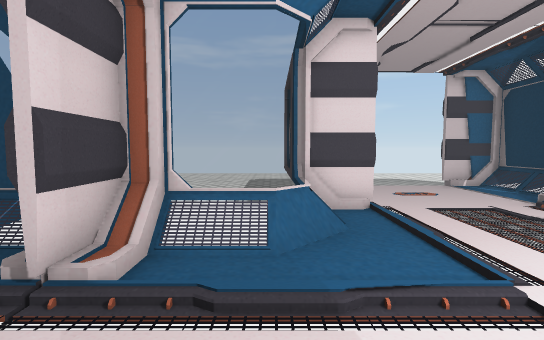
View 1 (above)

21 first-person views from a walk through a 3-D level made in the Unity game engine. The camera is 1.3 m above the floor, tilts 4° down and sees 85° across. The floor is counted in squares, 1 m on a side. Each view is taken from the middle of a square. On the plan, view 1 faces up. The plan holds only what a view shows up to about 14 squares ahead; the rest is blank. The place goes on beyond the plan. Door leaves are left out, so doorways stand open. Some surface patterns are stand-ins.

View 2
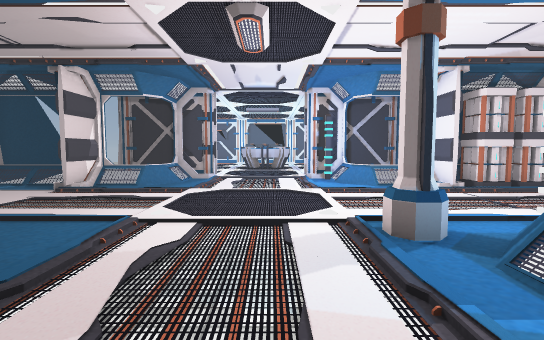

View 3
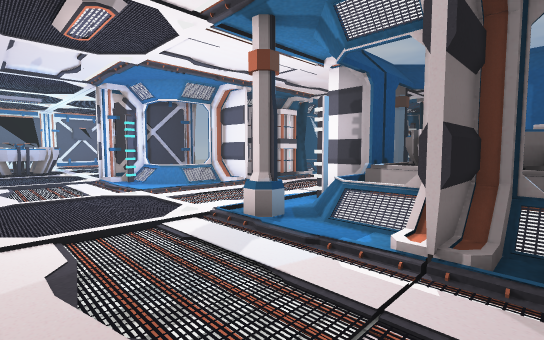

View 4
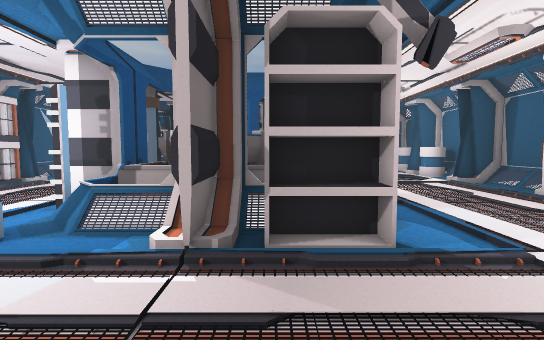

View 5
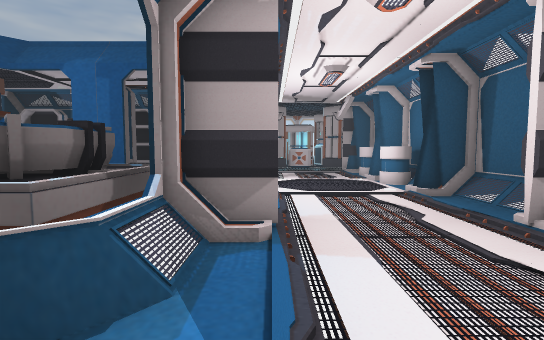

View 6
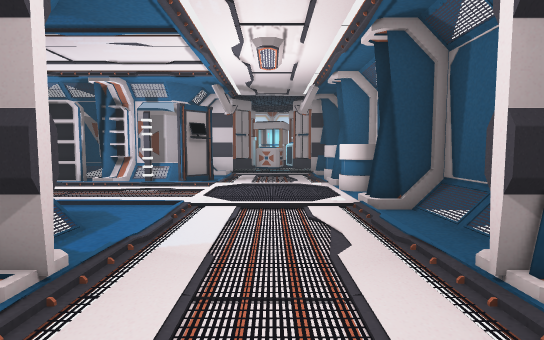

View 7
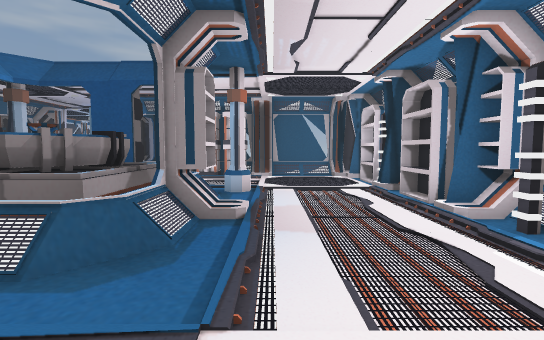

View 8
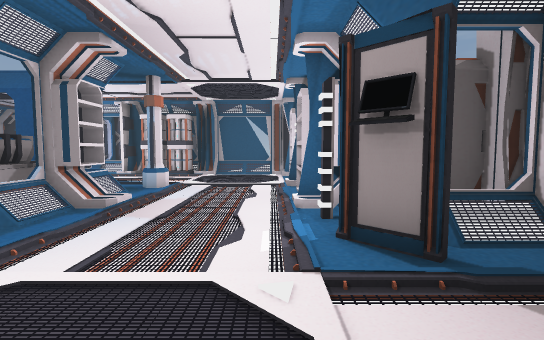

View 9
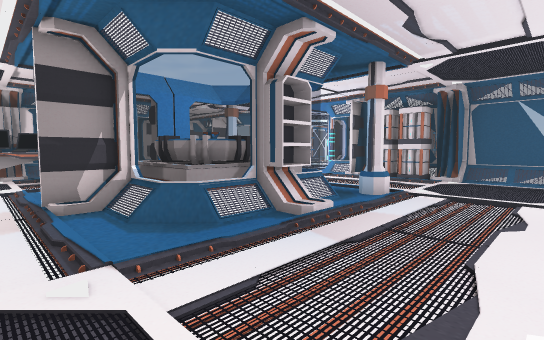

View 10
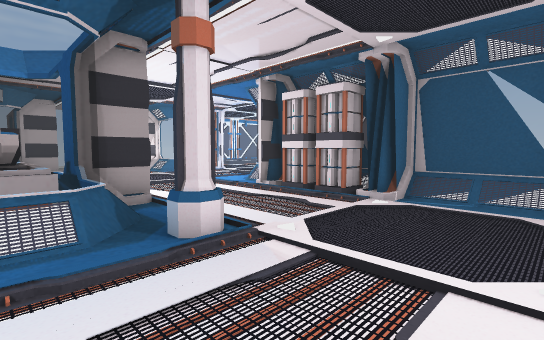

View 11
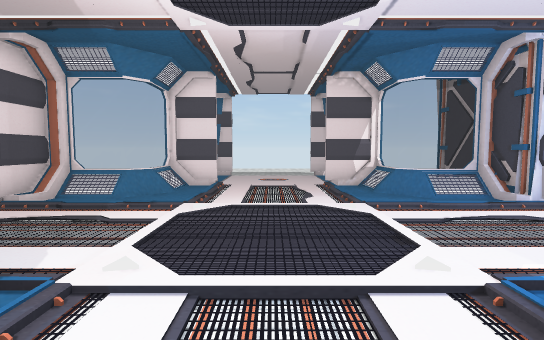

View 12
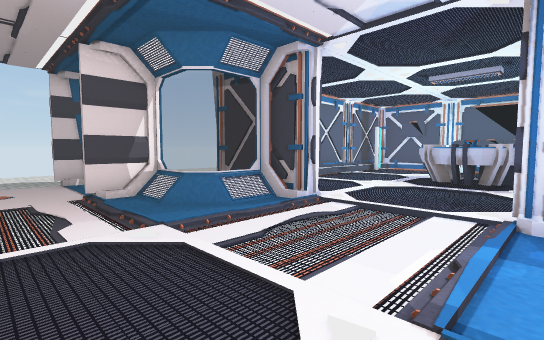

View 13
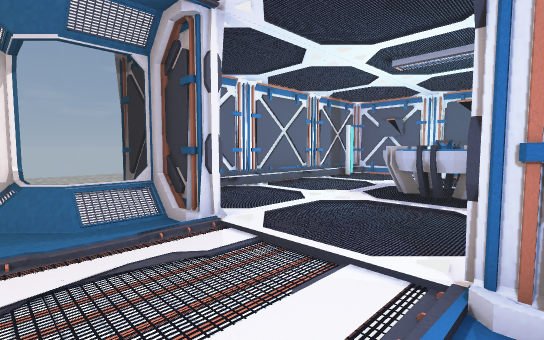

View 14
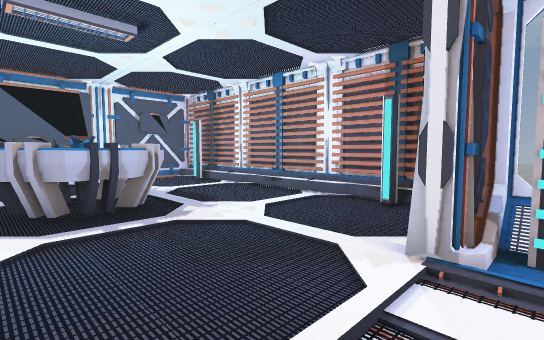

View 15
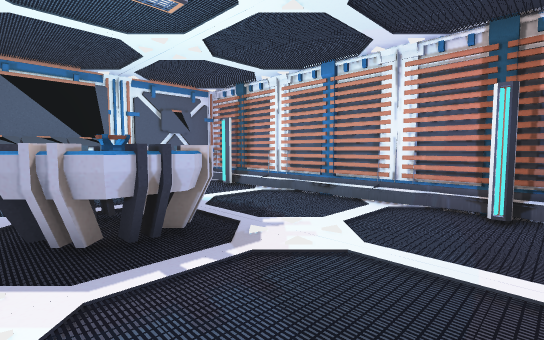

View 16
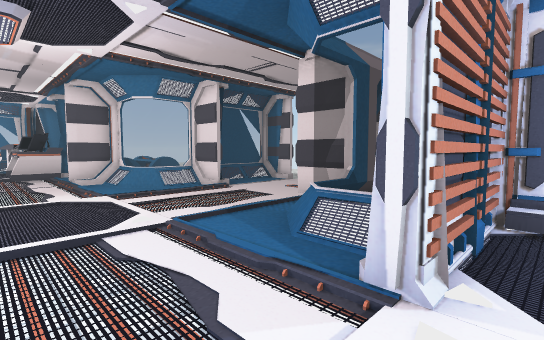

View 17
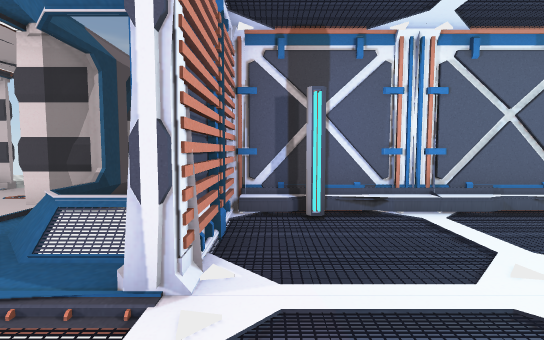

View 18
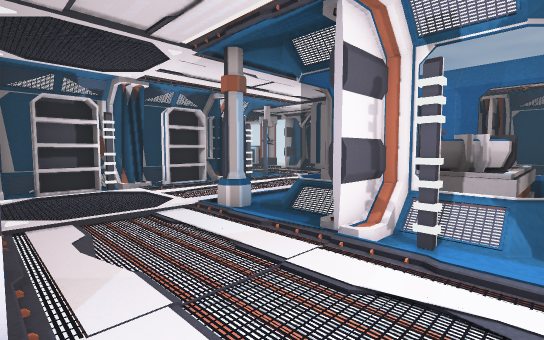

View 19
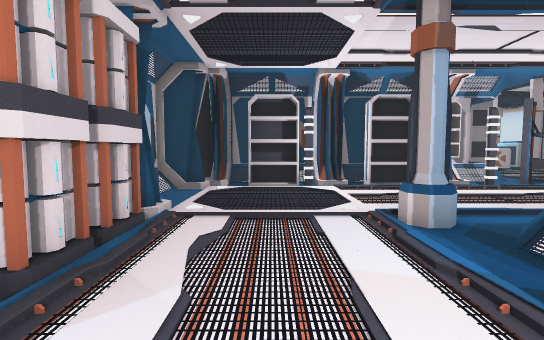

View 20
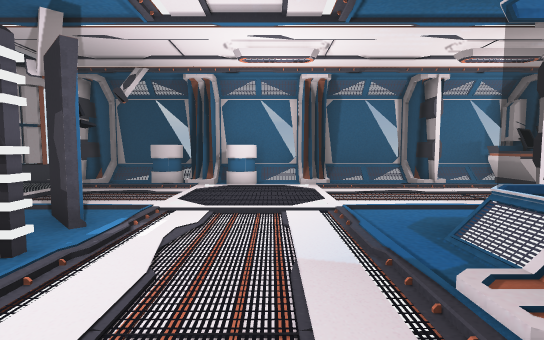

View 21
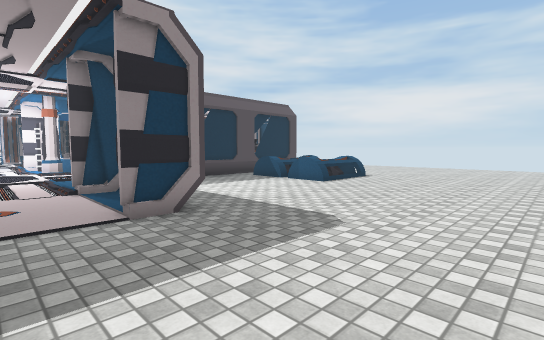

### Floor plan
Key: @ floor where view 1 was taken; # wall or solid block; . main floor; : floor 0.25 m higher than the main floor; / step, stairs or slope; D open door; = window, fence, low wall or low ledge; O other object.
Columns run from 13 left of view 1 to 17 right of it. Each row starts with its distance up from view 1.
 16       .......... ...
 15 ................. ..
 14 ..................... ..
 13  .................... ...
 12   ................... ...
 11    .............DDD.
 10     ..........#DDDDD##
  9      OOO......=...../=
  8      OOO......=...../=
  7        O......=DDDDD#= ####
  6        O.... .#DDDDD## ########
  5         ...  ./....:== #.......
  4        #== #==/....:.==#.......
  3       OOO..#.......:...#.......
  2        OO..D...........D.....O
  1        OO..D...........D....OOO
  0        ....D.@.........D....OOO
 -1   O    ....D...........D.....OO
 -2   #O  ...OO#..OO...:..##.......
 -3   OOO....=##==.....: ==#.......
 -4   =:..../OOOO.=....: = #.......
 -5   #DDDDD#OOOOO#DDDDD## ########
 -6   #DDDDD#OOOOO#DDDDD#   #######
 -7   =:..../OOOOO/:....O
 -8   =:.....==#==.:....O
 -9   #/.......O..OO....#
-10   #/................#
-11   =.................=
-12   OO................=
-13   ##................#
-14   #/....O.#OOOO##OO##
-15   OO...OO==#########
-16   =:..../OOO O OO
-17  D##...###O  O

Positions as (right, up) in squares from view 1, and headings:
1: (0, 0), facing up
2: (-3, 0), facing right
3: (-3, 2), facing down-right
4: (-3, 2), facing down
5: (-6, -1), facing down
6: (-8, -3), facing down
7: (-8, -10), facing right
8: (-9, -13), facing right
9: (-7, -13), facing up-right
10: (-1, -13), facing up-right
11: (4, -4), facing up
12: (4, -2), facing up-right
13: (7, -2), facing up-right
14: (9, 2), facing down-right
15: (11, 2), facing down-right
16: (11, 0), facing up-left
17: (11, 0), facing up
18: (6, -3), facing down-left
19: (4, -4), facing down
20: (0, -11), facing left
21: (4, 16), facing down-left
